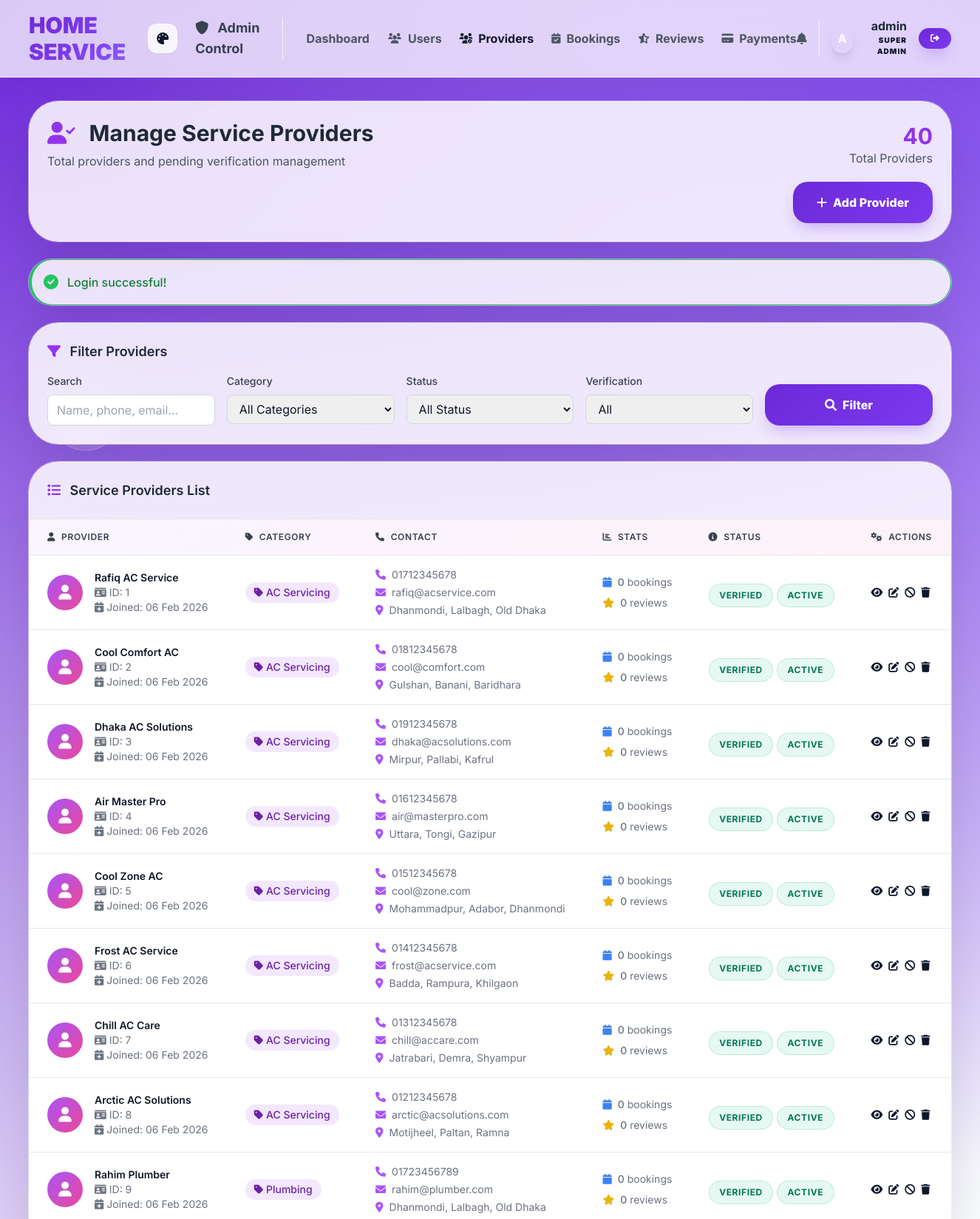
/admin/providers.php (signed in, upper part), run on the app's committed database.
### tables this page shows
CREATE TABLE service_providers (
    id INT PRIMARY KEY AUTO_INCREMENT,
    user_id INT,
    name VARCHAR(100) NOT NULL,
    phone VARCHAR(20) NOT NULL UNIQUE,
    email VARCHAR(100),
    password VARCHAR(255) NOT NULL,
    category_id INT,
    description TEXT,
    service_areas TEXT,
    price_min DECIMAL(10,2),
    price_max DECIMAL(10,2),
    hourly_rate DECIMAL(10,2),
    availability_hours TEXT,
    verification_status ENUM('pending', 'verified', 'rejected') DEFAULT 'pending',
    verification_badge BOOLEAN DEFAULT FALSE,
    nid_document VARCHAR(255),
    license_document VARCHAR(255),
    certificate_document VARCHAR(255),
    profile_picture VARCHAR(255),
    is_active BOOLEAN DEFAULT TRUE,
    created_at TIMESTAMP DEFAULT CURRENT_TIMESTAMP,
    updated_at TIMESTAMP DEFAULT CURRENT_TIMESTAMP ON UPDATE CURRENT_TIMESTAMP,
    FOREIGN KEY (category_id) REFERENCES service_categories(id),
    FOREIGN KEY (user_id) REFERENCES users(id)
);

CREATE TABLE service_categories (
    id INT PRIMARY KEY AUTO_INCREMENT,
    name VARCHAR(100) NOT NULL,
    name_bn VARCHAR(100),
    icon VARCHAR(50),
    description TEXT,
    is_active BOOLEAN DEFAULT TRUE,
    created_at TIMESTAMP DEFAULT CURRENT_TIMESTAMP
);

### admin/providers.php (the view, shortened to what the rows shown need)
<?php
require_once '../includes/functions.php';
$currentLang = getLanguage();
$admin = getCurrentAdmin();
$whereConditions = [];
$params = [];
$whereClause = !empty($whereConditions) ? 'WHERE ' . implode(' AND ', $whereConditions) : '';
$providers = fetchAll("
    SELECT sp.*, sc.name as category_name, sc.name_bn as category_name_bn,
           (SELECT COUNT(*) FROM bookings WHERE provider_id = sp.id) as total_bookings,
           (SELECT COUNT(*) FROM reviews WHERE provider_id = sp.id AND status = 'approved') as total_reviews
    FROM service_providers sp
    LEFT JOIN service_categories sc ON sp.category_id = sc.id
    $whereClause
    ORDER BY sp.created_at DESC
", $params);
?>
<!DOCTYPE html>
<html lang="<?php echo $currentLang; ?>">
<head>
    <script src="https://cdn.tailwindcss.com"></script>
    <link href="https://cdnjs.cloudflare.com/ajax/libs/font-awesome/6.0.0/css/all.min.css" rel="stylesheet">
    <link rel="stylesheet" href="../assets/ui.css">
</head>
<body class="premium-bg min-h-screen">
    <header class="glass-nav sticky top-0 z-50">
        <nav class="container mx-auto px-4 py-4">
            <div class="flex justify-between items-center">
                <div class="flex items-center space-x-4">
                    <div class="flex items-center space-x-3 border-l border-gray-100 pl-4 ml-2">
                        <div class="w-10 h-10 rounded-full bg-gradient-to-br from-primary to-secondary flex items-center justify-center text-white font-bold shadow-lg">
                            <?php echo strtoupper(substr($admin['username'], 0, 1)); ?>
                        </div>
                        <div class="text-right hidden sm:block">
                            <div class="font-bold text-gray-800 leading-none"><?php echo htmlspecialchars($admin['username']); ?></div>
                            <div class="text-[10px] font-black uppercase text-primary tracking-widest mt-1">Super Admin</div>
                        </div>
                    </div>
                </div>
            </div>
        </nav>
    </header>
    <div class="container mx-auto px-4 py-8 relative z-10">
        <div class="glass-card p-6 mb-6">
            <div class="flex justify-between items-center">
                <div>
                    <h1 class="text-3xl font-bold text-gray-800 mb-2">
                        <i class="fas fa-user-check text-purple-600 mr-3"></i>
                        <?php echo $currentLang === 'en' ? 'Manage Service Providers' : 'সেবা প্রদানকারী পরিচালনা'; ?>
                    </h1>
                </div>
            </div>
        </div>
        <div class="glass-card overflow-hidden">
            <div class="overflow-x-auto">
                <table class="min-w-full divide-y divide-gray-200">
                    <thead class="bg-gradient-to-r from-purple-50 to-pink-50">
                        <tr>
                            <th class="px-6 py-4 text-left text-xs font-semibold text-gray-700 uppercase tracking-wider">
                                <i class="fas fa-user mr-2"></i><?php echo $currentLang === 'en' ? 'Provider' : 'প্রদানকারী'; ?>
                            </th>
                            <th class="px-6 py-4 text-left text-xs font-semibold text-gray-700 uppercase tracking-wider">
                                <i class="fas fa-tag mr-2"></i><?php echo $currentLang === 'en' ? 'Category' : 'বিভাগ'; ?>
                            </th>
                            <th class="px-6 py-4 text-left text-xs font-semibold text-gray-700 uppercase tracking-wider">
                                <i class="fas fa-phone mr-2"></i><?php echo $currentLang === 'en' ? 'Contact' : 'যোগাযোগ'; ?>
                            </th>
                            <th class="px-6 py-4 text-left text-xs font-semibold text-gray-700 uppercase tracking-wider">
                                <i class="fas fa-chart-bar mr-2"></i><?php echo $currentLang === 'en' ? 'Stats' : 'পরিসংখ্যান'; ?>
                            </th>
                            <th class="px-6 py-4 text-left text-xs font-semibold text-gray-700 uppercase tracking-wider">
                                <i class="fas fa-info-circle mr-2"></i><?php echo $currentLang === 'en' ? 'Status' : 'অবস্থা'; ?>
                            </th>
                            <th class="px-6 py-4 text-left text-xs font-semibold text-gray-700 uppercase tracking-wider">
                                <i class="fas fa-cogs mr-2"></i><?php echo $currentLang === 'en' ? 'Actions' : 'কর্ম'; ?>
                            </th>
                        </tr>
                    </thead>
                    <tbody class="bg-white divide-y divide-gray-200">
                        <?php if (empty($providers)): ?>
                            <tr>
                                <td colspan="6" class="px-6 py-12 text-center text-gray-500">
                                    <div class="w-24 h-24 bg-gradient-to-br from-purple-100 to-pink-100 rounded-full flex items-center justify-center mx-auto mb-4">
                                        <i class="fas fa-users text-4xl text-purple-500"></i>
                                    </div>
                                    <h3 class="text-lg font-semibold text-gray-700 mb-2">
                                        <?php echo $currentLang === 'en' ? 'No Providers Found' : 'কোনো প্রদানকারী পাওয়া যায়নি'; ?>
                                    </h3>
                                    <p class="text-gray-500">
                                        <?php echo $currentLang === 'en' ? 'Try adjusting your filters or add a new provider.' : 'আপনার ফিল্টারগুলি সামঞ্জস্য করুন বা নতুন প্রদানকারী যোগ করুন।'; ?>
                                    </p>
                                </td>
                            </tr>
                        <?php else: ?>
                            <?php foreach ($providers as $provider): ?>
                                <tr class="hover:bg-gradient-to-r hover:from-purple-50 hover:to-pink-50 transition-all duration-300">
                                    <td class="px-6 py-4">
                                        <div class="flex items-center">
                                            <div class="flex-shrink-0 h-12 w-12">
                                                <?php if ($provider['profile_picture']): ?>
                                                    <img class="h-12 w-12 rounded-full object-cover border-2 border-purple-200"
                                                         src="../uploads/<?php echo htmlspecialchars($provider['profile_picture']); ?>"
                                                         alt="<?php echo htmlspecialchars($provider['name']); ?>">
                                                <?php else: ?>
                                                    <div class="h-12 w-12 rounded-full bg-gradient-to-br from-purple-500 to-pink-500 flex items-center justify-center">
                                                        <i class="fas fa-user text-white text-xl"></i>
                                                    </div>
                                                <?php endif; ?>
                                            </div>
                                            <div class="ml-4">
                                                <div class="text-sm font-semibold text-gray-900">
                                                    <?php echo htmlspecialchars($provider['name']); ?>
                                                </div>
                                                <div class="text-sm text-gray-500">
                                                    <i class="fas fa-id-card mr-1"></i><?php echo $currentLang === 'en' ? 'ID' : 'আইডি'; ?>: <?php echo $provider['id']; ?>
                                                </div>
                                                <div class="text-sm text-gray-500">
                                                    <i class="fas fa-calendar-plus mr-1"></i><?php echo $currentLang === 'en' ? 'Joined' : 'যোগদান'; ?>: <?php echo formatDate($provider['created_at']); ?>
                                                </div>
                                            </div>
                                        </div>
                                    </td>
                                    <td class="px-6 py-4 whitespace-nowrap">
                                        <span class="inline-flex items-center px-3 py-1 rounded-full text-sm font-medium bg-purple-100 text-purple-800">
                                            <i class="fas fa-tag mr-1"></i>
                                            <?php echo $currentLang === 'en' ? $provider['category_name'] : $provider['category_name_bn']; ?>
                                        </span>
                                    </td>
                                    <td class="px-6 py-4 whitespace-nowrap text-sm text-gray-500">
                                        <div class="space-y-1">
                                            <div class="flex items-center">
                                                <i class="fas fa-phone text-purple-500 mr-2"></i>
                                                <span><?php echo htmlspecialchars($provider['phone']); ?></span>
                                            </div>
                                            <?php if ($provider['email']): ?>
                                                <div class="flex items-center">
                                                    <i class="fas fa-envelope text-purple-500 mr-2"></i>
                                                    <span><?php echo htmlspecialchars($provider['email']); ?></span>
                                                </div>
                                            <?php endif; ?>
                                            <?php if ($provider['service_areas']): ?>
                                                <div class="flex items-center">
                                                    <i class="fas fa-map-marker-alt text-purple-500 mr-2"></i>
                                                    <span><?php echo htmlspecialchars($provider['service_areas']); ?></span>
                                                </div>
                                            <?php endif; ?>
                                        </div>
                                    </td>
                                    <td class="px-6 py-4 whitespace-nowrap text-sm text-gray-500">
                                        <div class="space-y-2">
                                            <div class="flex items-center">
                                                <i class="fas fa-calendar text-blue-500 mr-2"></i>
                                                <span class="font-medium"><?php echo $provider['total_bookings']; ?></span>
                                                <span class="ml-1"><?php echo $currentLang === 'en' ? 'bookings' : 'বুকিং'; ?></span>
                                            </div>
                                            <div class="flex items-center">
                                                <i class="fas fa-star text-yellow-500 mr-2"></i>
                                                <span class="font-medium"><?php echo $provider['total_reviews']; ?></span>
                                                <span class="ml-1"><?php echo $currentLang === 'en' ? 'reviews' : 'পর্যালোচনা'; ?></span>
                                            </div>
                                        </div>
                                    </td>
                                    <td class="px-6 py-4 whitespace-nowrap">
                                        <div class="space-y-2">
                                            <span class="status-badge status-<?php echo $provider['verification_status']; ?>">
                                                <?php echo t($provider['verification_status']); ?>
                                            </span>
                                            <span class="status-badge status-<?php echo $provider['is_active'] ? 'active' : 'inactive'; ?>">
                                                <?php echo $provider['is_active'] ? ($currentLang === 'en' ? 'Active' : 'সক্রিয়') : ($currentLang === 'en' ? 'Inactive' : 'নিষ্ক্রিয়'); ?>
                                            </span>
                                        </div>
                                    </td>
                                    <td class="px-6 py-4 whitespace-nowrap text-sm font-medium">
                                        <div class="flex space-x-2">
                                            <a href="view_provider.php?id=<?php echo $provider['id']; ?>"
                                               class="btn-success" title="<?php echo $currentLang === 'en' ? 'View Details' : 'বিস্তারিত দেখুন'; ?>">
                                                <i class="fas fa-eye"></i>
                                            </a>
                                            <a href="?edit=<?php echo $provider['id']; ?>"
                                               class="btn-warning" title="<?php echo $currentLang === 'en' ? 'Edit Provider' : 'প্রদানকারী সম্পাদনা করুন'; ?>">
                                                <i class="fas fa-edit"></i>
                                            </a>
                                            <form method="POST" class="inline">
                                                <button type="submit" class="<?php echo $provider['is_active'] ? 'btn-danger' : 'btn-success'; ?>"
                                                        onclick="return confirm('<?php echo $currentLang === 'en' ? 'Change provider status?' : 'প্রদানকারীর অবস্থা পরিবর্তন করবেন?'; ?>')"
                                                        title="<?php echo $currentLang === 'en' ? 'Toggle Status' : 'অবস্থা পরিবর্তন করুন'; ?>">
                                                    <i class="fas fa-<?php echo $provider['is_active'] ? 'ban' : 'check-circle'; ?>"></i>
                                                </button>
                                            </form>
                                            <form method="POST" class="inline">
                                                <button type="submit" class="btn-danger"
                                                        onclick="return confirm('<?php echo $currentLang === 'en' ? 'Delete this provider? This action cannot be undone.' : 'এই প্রদানকারী মুছে ফেলবেন? এই কর্মটি অপরিবর্তনীয়।'; ?>')"
                                                        title="<?php echo $currentLang === 'en' ? 'Delete Provider' : 'প্রদানকারী মুছুন'; ?>">
                                                    <i class="fas fa-trash"></i>
                                                </button>
                                            </form>
                                        </div>
                                    </td>
                                </tr>
                            <?php endforeach; ?>
                        <?php endif; ?>
                    </tbody>
                </table>
            </div>
        </div>
    </div>
</body>
</html>

### data on the page
service_providers: name "Rafiq AC Service", id "1", created_at "06 Feb 2026", category.name "AC Servicing", phone "01712345678", email "rafiq@acservice.com", service_areas "Dhanmondi, Lalbagh, Old Dhaka", total_bookings "0", total_reviews "0", verification_status "VERIFIED", is_active "ACTIVE"
service_providers: name "Cool Comfort AC", id "2", created_at "06 Feb 2026", category.name "AC Servicing", phone "01812345678", email "cool@comfort.com", service_areas "Gulshan, Banani, Baridhara", total_bookings "0", total_reviews "0", verification_status "VERIFIED", is_active "ACTIVE"
service_providers: name "Dhaka AC Solutions", id "3", created_at "06 Feb 2026", category.name "AC Servicing", phone "01912345678", email "dhaka@acsolutions.com", service_areas "Mirpur, Pallabi, Kafrul", total_bookings "0", total_reviews "0", verification_status "VERIFIED", is_active "ACTIVE"
service_providers: name "Air Master Pro", id "4", created_at "06 Feb 2026", category.name "AC Servicing", phone "01612345678", email "air@masterpro.com", service_areas "Uttara, Tongi, Gazipur", total_bookings "0", total_reviews "0", verification_status "VERIFIED", is_active "ACTIVE"
service_providers: name "Cool Zone AC", id "5", created_at "06 Feb 2026", category.name "AC Servicing", phone "01512345678", email "cool@zone.com", service_areas "Mohammadpur, Adabor, Dhanmondi", total_bookings "0", total_reviews "0", verification_status "VERIFIED", is_active "ACTIVE"
service_providers: name "Frost AC Service", id "6", created_at "06 Feb 2026", category.name "AC Servicing", phone "01412345678", email "frost@acservice.com", service_areas "Badda, Rampura, Khilgaon", total_bookings "0", total_reviews "0", verification_status "VERIFIED", is_active "ACTIVE"
service_providers: name "Chill AC Care", id "7", created_at "06 Feb 2026", category.name "AC Servicing", phone "01312345678", email "chill@accare.com", service_areas "Jatrabari, Demra, Shyampur", total_bookings "0", total_reviews "0", verification_status "VERIFIED", is_active "ACTIVE"
service_providers: name "Arctic AC Solutions", id "8", created_at "06 Feb 2026", category.name "AC Servicing", phone "01212345678", email "arctic@acsolutions.com", service_areas "Motijheel, Paltan, Ramna", total_bookings "0", total_reviews "0", verification_status "VERIFIED", is_active "ACTIVE"
service_providers: name "Rahim Plumber", id "9", created_at "06 Feb 2026", category.name "Plumbing", phone "01723456789", email "rahim@plumber.com", service_areas "Dhanmondi, Lalbagh, Old Dhaka", total_bookings "0", total_reviews "0", verification_status "VERIFIED", is_active "ACTIVE"

### other printed values
substr($admin['username'], 0, 1) "A"
$admin['username'] "admin"
count($providers) "40"
$flash['message'] "Login successful!"
